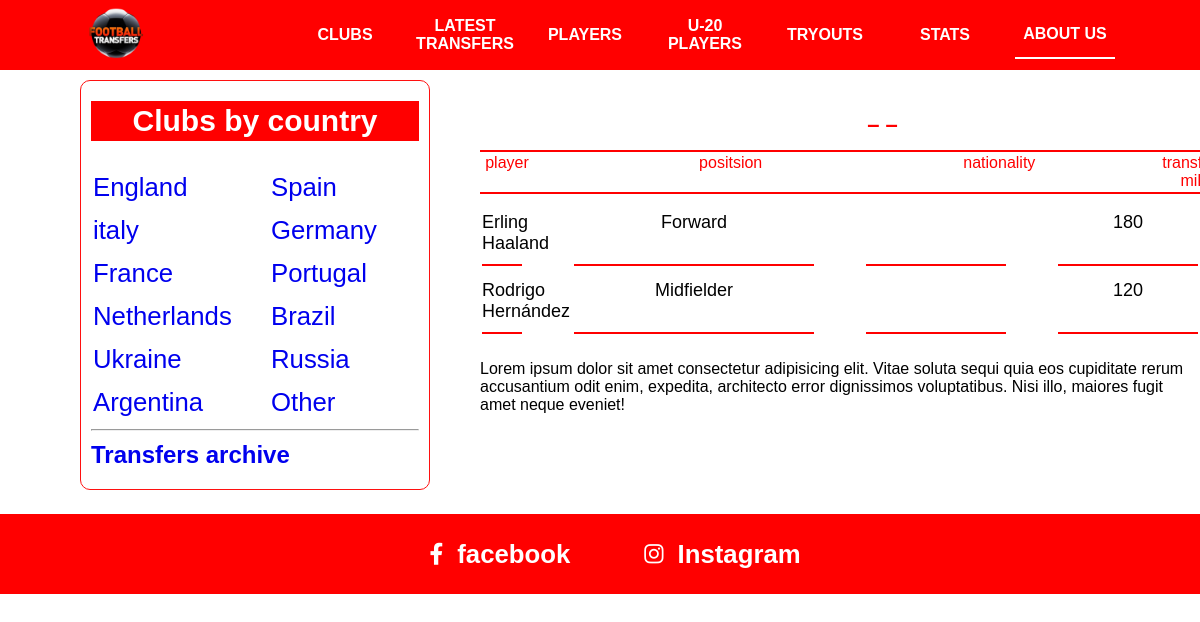
The page /oyinchilar/1 on the database its author committed.
### asosiy/models.py (models this page shows, shortened)
class Player(models.Model):
    ism = models.CharField(max_length=30)
    club = models.ForeignKey(Club, on_delete=models.CASCADE)
    t_yil = models.CharField(max_length=50)
    tr_narx = models.PositiveSmallIntegerField()
    pozitsiya = models.CharField(max_length=50)
    davlat = models.CharField(max_length=30, blank = True)

### asosiy/views.py (the view)
# urls.py: path('oyinchilar/<int:son>', club_oyinchi),
def club_oyinchi(sorov,son):
    content = {
        "players": Player.objects.filter(club__id = son)
    }
    return render(sorov,'country-clubs.html',content)

### templates/country-clubs.html
{% extends 'header.html' %}
{% block content %}
      <div class="nav">
        <h2>– {{club.nom}} –</h2>
        <table class="content-nav">
          <thead>
            <tr>
              <td>player</td>
              <td>positsion</td>
              <td>nationality</td>
              <td>
                transfer value, <br />
                mill. euro
              </td>
            </tr>
          </thead>
        </table>
      </div>
      <div class="content">
        <table class="players">
          {% for player in players%}
          <tr>
            <td>{{ player.ism }}</td>
            <td>{{ player.pozitsiya }}</td>
            <td>{{ player.davlat }}</td>
            <td>{{ player.tr_narx }}</td>
          </tr>
          {% endfor %}
        </table>
        <p>
          Lorem ipsum dolor sit amet consectetur adipisicing elit. Vitae soluta
          sequi quia eos cupiditate rerum accusantium odit enim, expedita,
          architecto error dignissimos voluptatibus. Nisi illo, maiores fugit
          amet neque eveniet!
        </p>
      </div>
 {% endblock %}

### static/css/main.css (style rules this page uses)
* { margin: 0; padding: 0; box-sizing: border-box; }
.nav { width: 805px; background-color: white; position: fixed; left: 480px; top: 70px; }
.nav h2 { text-align: center; color: red; line-height: 50px; padding-top: 30px; font-size: 22px; }
.players { width: 100%; }
.players tr { display: flex; flex-wrap: wrap; justify-content: space-between; }
.players tr td { width: 140px; margin-bottom: 4px; padding: 10px 0px; font-size: 18px; border-bottom: 2px solid rgb(255, 0, 0); text-align: center; }
.players tr td:nth-child(2), .top-players tr td:nth-child(2), .playerss tr td:nth-child(2) { width: 240px; }
.players tr td:nth-child(1), .top-players tr td:nth-child(1), .playerss tr td:nth-child(1) { width: 40px !important; }
.content { max-width: 800px; margin-left: 480px; margin-top: 200px; padding-bottom: 100px; }
.content p, .content b { margin-top: 20px; }
.content-nav { border-top: 2px solid rgb(255, 0, 0); border-bottom: 2px solid rgb(255, 0, 0); width: 100%; }
.content-nav tr { display: flex; justify-content: space-between !important; }
.content-nav tr td { width: 140px; color: red; text-align: center; }
.content-nav tr td:nth-child(1) { width: 50px; }
.content-nav tr td:nth-child(2) { width: 250px; }

### rows shown on the page
Player: ism "Erling Haaland", pozitsiya "Forward", tr_narx "180"
Player: ism "Rodrigo Hernández", pozitsiya "Midfielder", tr_narx "120"
